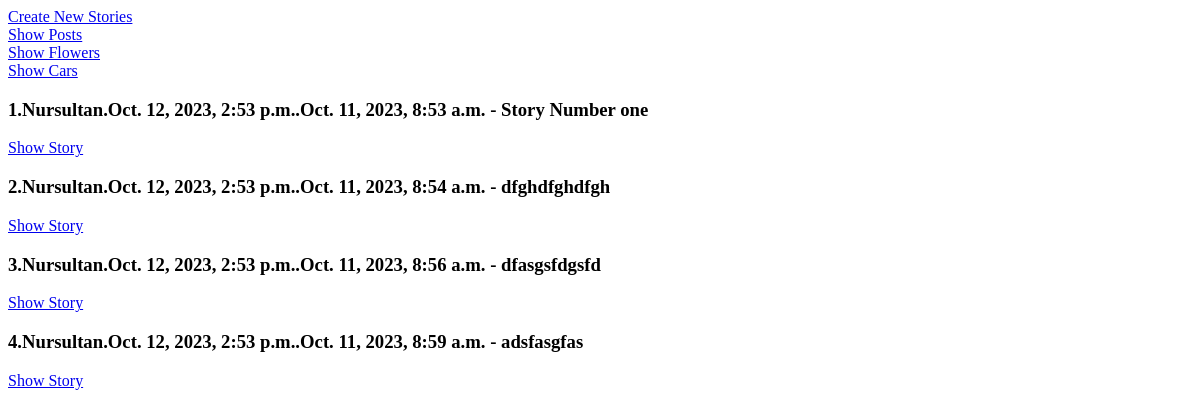
/blog/stories, run on an earlier commit of the app's database.
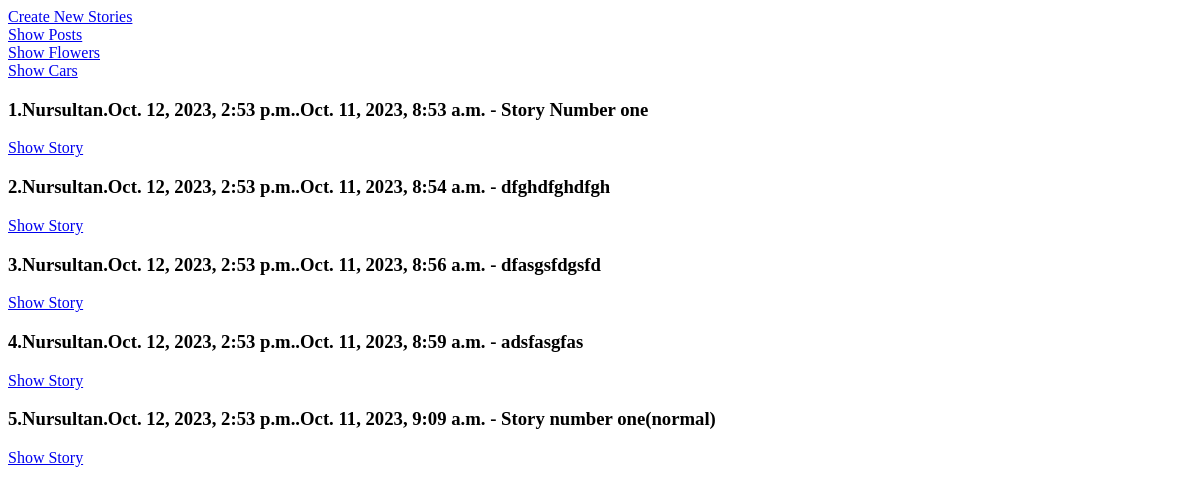
And on a later commit of the database.
### blogapp/models.py (models this page shows, shortened)
class Story(models.Model):
    author = models.ForeignKey(User, on_delete=models.CASCADE)
    body = models.TextField()
    in_active = models.BooleanField(default=True)
    created_at = models.DateTimeField(auto_now_add=True)
    expired_at = models.DateTimeField()

### blogapp/views.py (the view)
# urls.py: path('stories', StoryListView.as_view(), name= 'story_list_url'),
class StoryListView(ListView):
    model = Story
    context_object_name = "stories"
    template_name = 'story_list_template.html'

### templates/story_list_template.html (shortened to what this page needs)
<!DOCTYPE html>
<html lang="en">
<head>
</head>
<body>
    <a href="{% url 'story_create_url' %}">Create New Stories</a>
    <br>
    <a href="{% url 'post_list_url' %}"> Show Posts </a>
    <br>
    <a href="{% url 'flower_list_url' %}">Show Flowers</a>
    <br>
    <a href="{%url 'cars_url'%}">Show Cars</a>
    <br>
    {% for story in stories %}
        <h3>{{ story.id }}.{{ story.author }}.{{story.expired_at }}.{{story.created_at }} - {{ story.body }}</h3>
        <a href="{% url 'story_detail_url' story.id %}">Show Story</a>
    {% endfor %}
</body>
</html>

What changed in the data, as far as the page shows it:
added Story: id "5", author "Nursultan", expired_at "Oct. 12, 2023, 2:53 p.m.", created_at "Oct. 11, 2023, 9:09 a.m.", body "Story number one(normal)"
